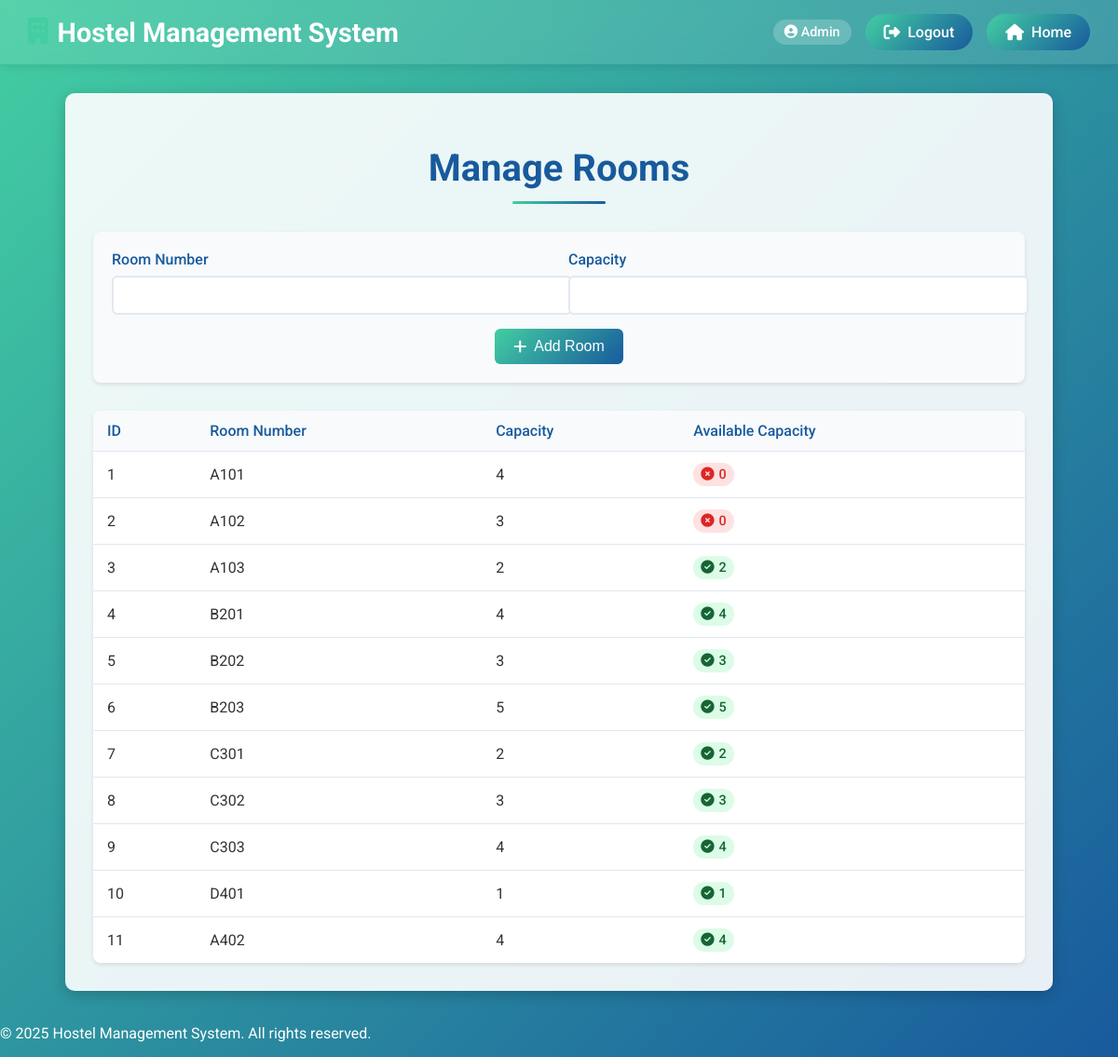
Screenshot of /admin/rooms.php (signed in) with the database file from the repository.
### tables this page shows
CREATE TABLE `rooms` (
  `id` int(11) NOT NULL,
  `room_number` varchar(10) NOT NULL,
  `capacity` int(11) NOT NULL,
  `available_capacity` int(11) NOT NULL,
  `created_at` timestamp NOT NULL DEFAULT current_timestamp()
);

### admin/rooms.php (the view, shortened to what this page needs)
<?php
include '../includes/header.php';
include '../includes/db_connect.php';
$rooms_query = "SELECT * FROM rooms";
$rooms_result = $conn->query($rooms_query);
?>
<!DOCTYPE html>
<html lang="en">
<head>
    <link rel="stylesheet" href="https://cdnjs.cloudflare.com/ajax/libs/font-awesome/6.4.0/css/all.min.css">
</head>
<body>
    <div class="main-container">
        <div class="rooms-container">
            <div class="page-header">
                <h1>Manage Rooms</h1>
            </div>
            <div class="add-room-form">
                <form method="POST">
                    <div class="form-row">
                        <div class="form-group">
                            <label for="room_number">Room Number</label>
                            <input type="text" name="room_number" required>
                        </div>
                        <div class="form-group">
                            <label for="capacity">Capacity</label>
                            <input type="number" name="capacity" required min="1">
                        </div>
                    </div>
                    <button type="submit" class="submit-btn">
                        <i class="fas fa-plus"></i> Add Room
                    </button>
                </form>
            </div>
            <table class="rooms-table">
                <thead>
                    <tr>
                        <th>ID</th>
                        <th>Room Number</th>
                        <th>Capacity</th>
                        <th>Available Capacity</th>
                    </tr>
                </thead>
                <tbody>
                    <?php while ($room = $rooms_result->fetch_assoc()): ?>
                        <tr>
                            <td><?php echo $room['id']; ?></td>
                            <td><?php echo $room['room_number']; ?></td>
                            <td><?php echo $room['capacity']; ?></td>
                            <td>
                                <span class="capacity-badge <?php echo $room['available_capacity'] > 0 ? 'available' : 'full'; ?>">
                                    <i class="fas <?php echo $room['available_capacity'] > 0 ? 'fa-check-circle' : 'fa-times-circle'; ?>"></i>
                                    <?php echo $room['available_capacity']; ?>
                                </span>
                            </td>
                        </tr>
                    <?php endwhile; ?>
                </tbody>
            </table>
        </div>
    </div>
    <?php include '../includes/footer.php'; ?>
</body>
</html>

### includes/header.php (style rules this page uses)
body { margin: 0; padding: 0; font-family: 'Roboto', sans-serif; }

### admin/rooms.php (style rules this page uses)
body { background: linear-gradient(135deg, #43cea2, #185a9d); color: #fff; font-family: 'Roboto', sans-serif; margin: 0; padding: 0; min-height: 100vh; display: flex; flex-direction: column; }
.main-container { flex: 1; display: flex; flex-direction: column; align-items: center; padding: 20px; text-align: center; margin-top: 80px; }
.rooms-container { background: rgba(255, 255, 255, 0.9); padding: 30px; border-radius: 10px; box-shadow: 0 4px 15px rgba(0, 0, 0, 0.2); width: 100%; max-width: 1000px; color: #333; }
.page-header { margin-bottom: 30px; position: relative; }
.page-header h1 { color: #185a9d; font-size: 2.5rem; margin-bottom: 10px; position: relative; padding-bottom: 15px; }
.page-header h1::after { content: ''; position: absolute; bottom: 0; left: 50%; transform: translateX(-50%); width: 100px; height: 3px; background: linear-gradient(135deg, #43cea2, #185a9d); border-radius: 2px; }
.add-room-form { background: #f8fafc; padding: 20px; border-radius: 8px; margin-bottom: 30px; box-shadow: 0 2px 4px rgba(0, 0, 0, 0.1); }
.form-row { display: flex; gap: 20px; margin-bottom: 15px; align-items: center; }
.form-group { flex: 1; text-align: left; }
.form-group label { display: block; margin-bottom: 8px; color: #185a9d; font-weight: 500; }
.form-group input { width: 100%; padding: 10px; border: 2px solid #e2e8f0; border-radius: 6px; font-size: 1rem; transition: all 0.3s ease; }
.submit-btn { background: linear-gradient(135deg, #43cea2, #185a9d); color: white; padding: 10px 20px; border: none; border-radius: 6px; font-size: 1rem; font-weight: 500; cursor: pointer; transition: all 0.3s ease; display: inline-flex; align-items: center; gap: 8px; }
.rooms-table { width: 100%; border-collapse: collapse; margin-top: 20px; background: white; border-radius: 8px; overflow: hidden; box-shadow: 0 2px 4px rgba(0, 0, 0, 0.1); }
.rooms-table th, .rooms-table td { padding: 12px 15px; text-align: left; border-bottom: 1px solid #e2e8f0; }
.rooms-table th { background: #f8fafc; color: #185a9d; font-weight: 500; }
.rooms-table tr:last-child td { border-bottom: none; }
.capacity-badge { display: inline-flex; align-items: center; gap: 5px; padding: 4px 8px; border-radius: 12px; font-size: 0.9rem; font-weight: 500; }
.capacity-badge.full { background: #fee2e2; color: #dc2626; }
.capacity-badge.available { background: #dcfce7; color: #166534; }

### rows the page displays
rooms: id "1", room_number "A101", capacity "4", available_capacity "0"
rooms: id "2", room_number "A102", capacity "3", available_capacity "0"
rooms: id "3", room_number "A103", capacity "2", available_capacity "2"
rooms: id "4", room_number "B201", capacity "4", available_capacity "4"
rooms: id "5", room_number "B202", capacity "3", available_capacity "3"
rooms: id "6", room_number "B203", capacity "5", available_capacity "5"
rooms: id "7", room_number "C301", capacity "2", available_capacity "2"
rooms: id "8", room_number "C302", capacity "3", available_capacity "3"
rooms: id "9", room_number "C303", capacity "4", available_capacity "4"
rooms: id "10", room_number "D401", capacity "1", available_capacity "1"
rooms: id "11", room_number "A402", capacity "4", available_capacity "4"

### other values shown
$_SESSION['user']['role'] "Admin"
